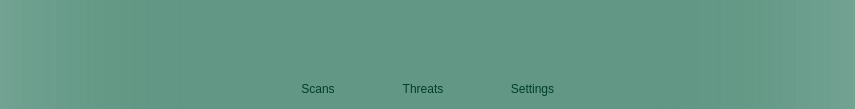
     <widget class="QWidget" name="upperMenu" native="true">
      <property name="sizePolicy">
       <sizepolicy hsizetype="Preferred" vsizetype="Preferred">
        <horstretch>0</horstretch>
        <verstretch>0</verstretch>
       </sizepolicy>
      </property>
      <property name="minimumSize">
       <size>
        <width>0</width>
        <height>0</height>
       </size>
      </property>
      <property name="styleSheet">
       <string notr="true">background-color: qlineargradient(spread:pad, x1:0, y1:0, x2:1, y2:0, stop:0 rgba(97, 151, 132, 169), stop:0.221591 rgba(97, 151, 132, 255), stop:0.761364 rgba(97, 151, 132, 255), stop:1 rgba(97, 151, 132, 169));</string>
      </property>
      <layout class="QVBoxLayout" name="verticalLayout_2">
       <property name="spacing">
        <number>0</number>
       </property>
       <property name="leftMargin">
        <number>0</number>
       </property>
       <property name="topMargin">
        <number>0</number>
       </property>
       <property name="rightMargin">
        <number>0</number>
       </property>
       <property name="bottomMargin">
        <number>0</number>
       </property>
       <item alignment="Qt::AlignTop">
        <widget class="QWidget" name="SubUpperMenu" native="true">
         <property name="sizePolicy">
          <sizepolicy hsizetype="Preferred" vsizetype="Preferred">
           <horstretch>0</horstretch>
           <verstretch>0</verstretch>
          </sizepolicy>
         </property>
         <property name="minimumSize">
          <size>
           <width>855</width>
           <height>0</height>
          </size>
         </property>
         <property name="maximumSize">
          <size>
           <width>855</width>
           <height>16777215</height>
          </size>
         </property>
         <property name="styleSheet">
          <string notr="true">background-color: transparent;
</string>
         </property>
         <layout class="QVBoxLayout" name="verticalLayout_3">
          <property name="spacing">
           <number>0</number>
          </property>
          <property name="leftMargin">
           <number>0</number>
          </property>
          <property name="topMargin">
           <number>0</number>
          </property>
          <property name="rightMargin">
           <number>0</number>
          </property>
          <property name="bottomMargin">
           <number>0</number>
          </property>
          <item alignment="Qt::AlignTop">
           <widget class="QWidget" name="logoPlace" native="true">
            <property name="styleSheet">
             <string notr="true">background-color: transparent;
</string>
            </property>
            <layout class="QHBoxLayout" name="horizontalLayout_2">
             <property name="leftMargin">
              <number>9</number>
             </property>
             <item>
              <widget class="QLabel" name="logo">
               <property name="minimumSize">
                <size>
                 <width>111</width>
                 <height>51</height>
                </size>
               </property>
               <property name="maximumSize">
                <size>
                 <width>111</width>
                 <height>51</height>
                </size>
               </property>
               <property name="styleSheet">
                <string notr="true">background-color: transparent;
</string>
               </property>
               <property name="lineWidth">
                <number>0</number>
               </property>
               <property name="text">
                <string/>
               </property>
               <property name="pixmap">
                <pixmap resource="AV_Icons.qrc">:/AV ICO/AV_Icons/logo.ico</pixmap>
               </property>
               <property name="scaledContents">
                <bool>true</bool>
               </property>
              </widget>
             </item>
             <item>
              <spacer name="horizontalSpacer">
               <property name="orientation">
                <enum>Qt::Horizontal</enum>
               </property>
               <property name="sizeType">
                <enum>QSizePolicy::MinimumExpanding</enum>
               </property>
               <property name="sizeHint" stdset="0">
                <size>
                 <width>615</width>
                 <height>15</height>
                </size>
               </property>
              </spacer>
             </item>
             <item>
              <widget class="QPushButton" name="infoBtn">
               <property name="minimumSize">
                <size>
                 <width>28</width>
                 <height>28</height>
                </size>
               </property>
               <property name="maximumSize">
                <size>
                 <width>28</width>
                 <height>28</height>
                </size>
               </property>
               <property name="toolTip">
                <string>Info</string>
               </property>
               <property name="styleSheet">
                <string notr="true">QPushButton{
	font: 12pt &quot;Alata&quot;;
	color: rgb(0, 62, 41);
	padding: 2px 5px;
	margin: 0;
	background: none;
	background-color: transparent;
	border-radius: 14px;
	border-style: outset
	}

QPushButton:hover {
	background:rgba(75, 117, 102, 90);	
	}</string>
               </property>
               <property name="text">
                <string/>
               </property>
               <property name="icon">
                <iconset resource="AV_Icons.qrc">
                 <normaloff>:/AV ICO/AV_Icons/info.ico</normaloff>:/AV ICO/AV_Icons/info.ico</iconset>
               </property>
               <property name="iconSize">
                <size>
                 <width>24</width>
                 <height>24</height>
                </size>
               </property>
               <property name="checkable">
                <bool>true</bool>
               </property>
              </widget>
             </item>
             <item>
              <spacer name="horizontalSpacer_4">
               <property name="orientation">
                <enum>Qt::Horizontal</enum>
               </property>
               <property name="sizeHint" stdset="0">
                <size>
                 <width>5</width>
                 <height>28</height>
                </size>
               </property>
              </spacer>
             </item>
             <item>
              <widget class="QPushButton" name="helpBtn">
               <property name="minimumSize">
                <size>
                 <width>28</width>
                 <height>28</height>
                </size>
               </property>
               <property name="maximumSize">
                <size>
                 <width>28</width>
                 <height>28</height>
                </size>
               </property>
               <property name="toolTip">
                <string>Help</string>
               </property>
               <property name="styleSheet">
                <string notr="true">QPushButton{
	font: 12pt &quot;Alata&quot;;
	color: rgb(0, 62, 41);
	padding: 2px 5px;
	margin: 0;
	background: none;
	background-color: transparent;
	border-radius: 14px;
	border-style: outset
	}

QPushButton:hover {
	background:rgba(75, 117, 102, 90);	
	}</string>
               </property>
               <property name="text">
                <string/>
               </property>
               <property name="icon">
                <iconset resource="AV_Icons.qrc">
                 <normaloff>:/AV ICO/AV_Icons/help.ico</normaloff>:/AV ICO/AV_Icons/help.ico</iconset>
               </property>
               <property name="iconSize">
                <size>
                 <width>24</width>
                 <height>24</height>
                </size>
               </property>
               <property name="checkable">
                <bool>true</bool>
               </property>
              </widget>
             </item>
             <item>
              <spacer name="horizontalSpacer_5">
               <property name="orientation">
                <enum>Qt::Horizontal</enum>
               </property>
               <property name="sizeHint" stdset="0">
                <size>
                 <width>5</width>
                 <height>28</height>
                </size>
               </property>
              </spacer>
             </item>
             <item>
              <widget class="QPushButton" name="exitBtn">
               <property name="minimumSize">
                <size>
                 <width>28</width>
                 <height>28</height>
                </size>
               </property>
               <property name="maximumSize">
                <size>
                 <width>28</width>
                 <height>28</height>
                </size>
               </property>
               <property name="toolTip">
                <string>Close Application</string>
               </property>
               <property name="styleSheet">
                <string notr="true">QPushButton{
	font: 12pt &quot;Alata&quot;;
	color: rgb(0, 62, 41);
	padding: 2px 5px;
	margin: 0;
	background: none;
	background-color: transparent;
	border-radius: 14px;
	border-style: outset
	}

QPushButton:hover {
	background:rgba(75, 117, 102, 90);	
	}</string>
               </property>
               <property name="text">
                <string/>
               </property>
               <property name="icon">
                <iconset resource="AV_Icons.qrc">
                 <normaloff>:/AV ICO/AV_Icons/power.ico</normaloff>:/AV ICO/AV_Icons/power.ico</iconset>
               </property>
               <property name="iconSize">
                <size>
                 <width>27</width>
                 <height>27</height>
                </size>
               </property>
               <property name="checkable">
                <bool>true</bool>
               </property>
              </widget>
             </item>
            </layout>
           </widget>
          </item>
          <item alignment="Qt::AlignHCenter|Qt::AlignTop">
           <widget class="QWidget" name="buttonsPlace" native="true">
            <property name="styleSheet">
             <string notr="true"/>
            </property>
            <layout class="QHBoxLayout" name="horizontalLayout">
             <property name="spacing">
              <number>0</number>
             </property>
             <property name="leftMargin">
              <number>0</number>
             </property>
             <property name="topMargin">
              <number>0</number>
             </property>
             <property name="rightMargin">
              <number>0</number>
             </property>
             <property name="bottomMargin">
              <number>0</number>
             </property>
             <item>
              <widget class="QPushButton" name="scansBtn">
               <property name="sizePolicy">
                <sizepolicy hsizetype="Minimum" vsizetype="Fixed">
                 <horstretch>0</horstretch>
                 <verstretch>0</verstretch>
                </sizepolicy>
               </property>
               <property name="minimumSize">
                <size>
                 <width>100</width>
                 <height>40</height>
                </size>
               </property>
               <property name="toolTip">
                <string>Scans</string>
               </property>
               <property name="toolTipDuration">
                <number>-1</number>
               </property>
               <property name="layoutDirection">
                <enum>Qt::LeftToRight</enum>
               </property>
               <property name="autoFillBackground">
                <bool>false</bool>
               </property>
               <property name="styleSheet">
                <string notr="true">QPushButton{
	font: 12pt &quot;Alata&quot;;
	color: rgb(0, 62, 41);
	padding: 2px 5px;
	margin: 0;
	background-color: transparent;	
    border-top-left-radius: 10px;
	border-top-right-radius: 10px;
	}

QPushButton:hover {
	background:rgba(75, 117, 102, 90);	
	}</string>
               </property>
               <property name="text">
                <string>Scans</string>
               </property>
               <property name="icon">
                <iconset resource="AV_Icons.qrc">
                 <normaloff>:/AV ICO/AV_Icons/scan-virus.ico</normaloff>:/AV ICO/AV_Icons/scan-virus.ico</iconset>
               </property>
               <property name="iconSize">
                <size>
                 <width>24</width>
                 <height>24</height>
                </size>
               </property>
               <property name="checkable">
                <bool>true</bool>
               </property>
              </widget>
             </item>
             <item>
              <spacer name="horizontalSpacer_2">
               <property name="orientation">
                <enum>Qt::Horizontal</enum>
               </property>
               <property name="sizeHint" stdset="0">
                <size>
                 <width>5</width>
                 <height>20</height>
                </size>
               </property>
              </spacer>
             </item>
             <item>
              <widget class="QPushButton" name="theatsBtn">
               <property name="minimumSize">
                <size>
                 <width>100</width>
                 <height>40</height>
                </size>
               </property>
               <property name="toolTip">
                <string>Results</string>
               </property>
               <property name="styleSheet">
                <string notr="true">QPushButton{
	font: 12pt &quot;Alata&quot;;
	color: rgb(0, 62, 41);
	padding: 2px 5px;
	margin: 0;
	background-color: transparent;	
    border-top-left-radius: 10px;
	border-top-right-radius: 10px;
	}

QPushButton:hover {
	background:rgba(75, 117, 102, 90);	
	}</string>
               </property>
               <property name="text">
                <string>Threats</string>
               </property>
               <property name="icon">
                <iconset resource="AV_Icons.qrc">
                 <normaloff>:/AV ICO/AV_Icons/data.ico</normaloff>:/AV ICO/AV_Icons/data.ico</iconset>
               </property>
               <property name="iconSize">
                <size>
                 <width>24</width>
                 <height>24</height>
                </size>
               </property>
               <property name="checkable">
                <bool>true</bool>
               </property>
              </widget>
             </item>
             <item>
              <spacer name="horizontalSpacer_3">
               <property name="orientation">
                <enum>Qt::Horizontal</enum>
               </property>
               <property name="sizeHint" stdset="0">
                <size>
                 <width>5</width>
                 <height>20</height>
                </size>
               </property>
              </spacer>
             </item>
             <item>
              <widget class="QPushButton" name="settingsBtn">
               <property name="minimumSize">
                <size>
                 <width>109</width>
                 <height>40</height>
                </size>
               </property>
               <property name="toolTip">
                <string>Settings</string>
               </property>
               <property name="styleSheet">
                <string notr="true">QPushButton{
	font: 12pt &quot;Alata&quot;;
	color: rgb(0, 62, 41);
	padding: 2px 5px;
	margin: 0;
	background-color: transparent;	
    border-top-left-radius: 10px;
	border-top-right-radius: 10px;
	}

QPushButton:hover {
	background:rgba(75, 117, 102, 90);	
	}</string>
               </property>
               <property name="text">
                <string>Settings</string>
               </property>
               <property name="icon">
                <iconset resource="AV_Icons.qrc">
                 <normaloff>:/AV ICO/AV_Icons/settings.ico</normaloff>:/AV ICO/AV_Icons/settings.ico</iconset>
               </property>
               <property name="iconSize">
                <size>
                 <width>24</width>
                 <height>24</height>
                </size>
               </property>
               <property name="checkable">
                <bool>true</bool>
               </property>
               <property name="flat">
                <bool>false</bool>
               </property>
              </widget>
             </item>
            </layout>
           </widget>
          </item>
         </layout>
        </widget>
       </item>
      </layout>
     </widget>
